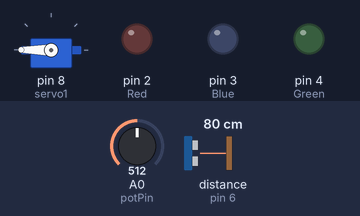
Recording of a sketch running on a simulated Arduino Uno, built with avr-gcc and run on an emulated ATmega328P. On the bench: servo, output pins drawn as LEDs (lit = HIGH). Wiring (inferred from the names in the program): ultrasonic range finder: trigger pin 7; echo pin 6. The test bench sets the inputs (shaded band); at power-on: A0 (potPin) = 512, distance to the obstacle (sensor on pin 6) 80 cm. The echo pulse lasts 58.3 µs per cm; pins used as bus, display or sensor lines are not drawn.

Above: at 6.3 s.
6.4 s: A0 (potPin) set to 716
At 7.3 s:
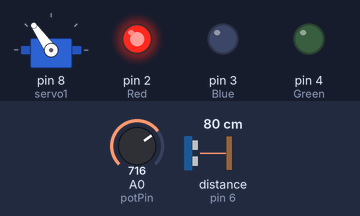
18.0 s: A0 (potPin) set to 900
At 19.8 s:
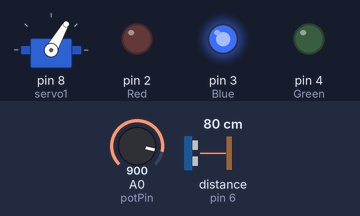
29.6 s: A0 (potPin) set to 1023
At 32.3 s:
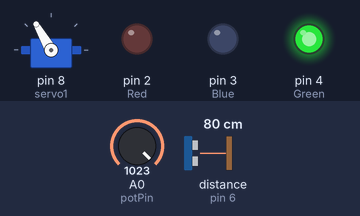
41.1 s: A0 (potPin) set to 306
52.1 s: A0 (potPin) set to 122
Timing chart, 0 to 64.1 s (numbered marks = the images above; inputs shaded):
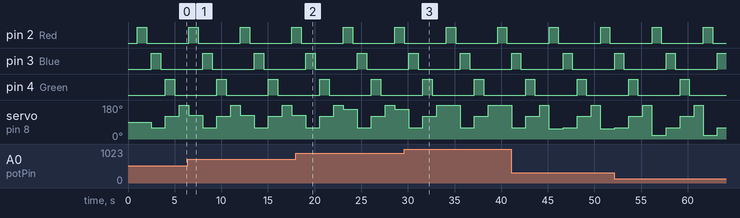

The sketch:

adruino2.ino
```cpp
#include<Servo.h>
int potPin=0;
int Red=2;
int Blue=3;
int Green=4;
int val;
Servo servo1;
int  trigPin=7;
int  echoPin=6;
long distance;
long duration;

void setup()
{
  pinMode(Red, OUTPUT);
  pinMode(Blue, OUTPUT);
  pinMode(Green, OUTPUT);
  servo1.attach(8);
  pinMode(trigPin, OUTPUT);
  pinMode(echoPin, INPUT);

}

void loop()
{
  ultra();
  servo1.write(0);
  val=analogRead(potPin);
  val=map(val, 0, 1023, 0, 180);
  servo1.write(val);
  delay(15);

  if(distance<=8){
    digitalWrite(Red, HIGH);
   delay(1000);
    digitalWrite(Red, LOW);
   delay(500);
    servo1.write(60);
  }
  else {servo1.write(0);}

  if(distance<=8){
   digitalWrite(Blue, HIGH);
   delay(1000);
   digitalWrite(Blue, LOW);
   delay(500);
    servo1.write(120);
  }
   //}
    else {servo1.write(0);}

  if(distance<=8){
   digitalWrite(Green, HIGH);
   delay(1000);
    digitalWrite(Green, LOW);
   delay(500);
    servo1.write(180);
  }

else{servo1.write(0);}
}
void ultra()
{
  digitalWrite(trigPin, HIGH);
  delayMicroseconds(2);

  digitalWrite(trigPin, LOW);
  delayMicroseconds(10);

  digitalWrite(trigPin, HIGH);
  duration=pulseIn(echoPin,LOW);
  //distance=duration*0.343/2

}


  
```

Measured:
- by itself, pin 2 (Red), pin 3 (Blue), pin 4 (Green): alternates HIGH for 1.0 s and LOW for 4.5 s
